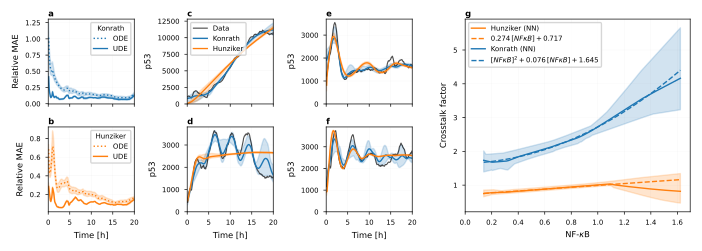

The script that saved this image:
import numpy as np
import matplotlib.pyplot as plt
from matplotlib.gridspec import GridSpec
from pathlib import Path

# ---------------------------------------------------------------------------
# Paths & config
# ---------------------------------------------------------------------------
project_root = Path(__file__).resolve().parents[3]
code_root    = project_root / "code"
exp_root     = code_root / "experiments"

RUNS = {
    "hunziker": {
        "ODE": exp_root / "ode_hunziker2010_uncertainty_2026-01-19_132644",
        "UDE": exp_root / "ude_hunziker2010_uncertainty_2026-01-20_181050",
    },
    "konrath": {
        "ODE": exp_root / "ode_konrath2020_uncertainty_2026-01-20_142837",
        "UDE": exp_root / "ude_konrath2020_uncertainty_2026-01-20_100950",
    },
}

TRUE_P53_PATH  = code_root / "real_data" / "p53intTNFGamma200framesDec2025.csv"
TIME_POINTS    = np.arange(0.1, 20.1, 0.1)   # 200 points, 0.1 h spacing

SAMPLE_INDICES  = (24, 47, 10, 35)            # four single cells shown across panels
DATASETS_BY_ROW = ["konrath", "hunziker"]     # row 0 = konrath, row 1 = hunziker
DATASET_LABELS  = {"hunziker": "Hunziker", "konrath": "Konrath"}

UDE_COLOR   = {"hunziker": "C1", "konrath": "C0"}
ODE_COLOR   = {"hunziker": "C1", "konrath": "C0"}#"k"
MODEL_LS    = {"UDE": "-",  "ODE": ":"}

CROSSTALK_COLOR = {"hunziker": "C0", "konrath": "C1"}
SR_FUNCS = {
    "hunziker": (r"$0.274\,[NF\kappa B] + 0.717$",
                 lambda x: 0.27438045 * x + 0.7170913),
    "konrath":  (r"$[NF\kappa B]^2 + 0.076\,[NF\kappa B] + 1.645$",
                 lambda x: (x + 0.076078266) * x + 1.6450808),
}

# ---------------------------------------------------------------------------
# Helpers
# ---------------------------------------------------------------------------

def _agg(paths, loader):
    arrays = [loader(p) for p in paths if p.exists()]
    arrays = [a for a in arrays if a is not None]
    if not arrays:
        return None
    min_len = min(a.shape[0] for a in arrays)
    return np.stack([a[:min_len] for a in arrays], axis=0)


def load_rmae(exp_dir: Path):
    true_data = np.loadtxt(TRUE_P53_PATH, delimiter=",")   # (T, N_cells)
    denom     = np.mean(np.abs(true_data), axis=1)         # (T,)

    def compute_rmae(p):
        pred = np.loadtxt(p, delimiter=",")                # (T, N_cells)
        mae  = np.mean(np.abs(true_data - pred), axis=1)  # (T,)
        return mae / denom                                 # (T,)

    paths = sorted(exp_dir.glob("run_seed_*/p53_generated.csv"))
    return _agg(paths, compute_rmae)


def load_p53(exp_dir: Path):
    paths = sorted(exp_dir.glob("run_seed_*/p53_generated.csv"))
    return _agg(paths, lambda p: np.loadtxt(p, delimiter=","))


def load_crosstalk(exp_dir: Path, n_grid: int = 500):
    import pandas as pd
    seed_dfs = []
    for csv in sorted(exp_dir.glob("run_seed_*/learned_crosstalk_factor_values.csv")):
        try:
            df = pd.read_csv(csv).sort_values("nfkb_flat")
            seed_dfs.append(df)
        except Exception:
            continue
    if not seed_dfs:
        return None, None
    x_min = min(d["nfkb_flat"].min() for d in seed_dfs)
    x_max = max(d["nfkb_flat"].max() for d in seed_dfs)
    x_grid = np.linspace(x_min, x_max, n_grid)
    ys = np.stack([
        np.interp(x_grid, d["nfkb_flat"].values, d["pred_synth_factor"].values)
        for d in seed_dfs
    ])
    return x_grid, ys


def plot_band(ax, x, data, color, ls, label, alpha=0.20):
    mean = data.mean(axis=0)
    lo   = np.percentile(data, 5,  axis=0)
    hi   = np.percentile(data, 95, axis=0)
    ax.plot(x, mean, color=color, ls=ls, lw=1, label=label)
    ax.fill_between(x, lo, hi, color=color, alpha=alpha)


# ---------------------------------------------------------------------------
# Figure
# ---------------------------------------------------------------------------
plt.rcParams.update({"font.size": 6, "axes.labelsize": 6, "axes.titlesize": 6,
                     "xtick.labelsize": 5, "ytick.labelsize": 5,
                     "legend.fontsize": 5, "lines.linewidth": 0.1})

plt.rcParams.update({"font.size": 6, "axes.labelsize": 6, "axes.titlesize": 6,
                     "xtick.labelsize": 5, "ytick.labelsize": 5,
                     "legend.fontsize": 5, "lines.linewidth": 0.1,
                     "axes.linewidth": 0.5,
                     "xtick.major.width": 0.5, "ytick.major.width": 0.5,
                     "xtick.major.size": 2,   "ytick.major.size": 2})

grid_keywords = {"ls": "-", "alpha": 0.1, "lw": 0.1, 'c': 'k'}

fig = plt.figure(figsize=(7.00787, 2.5))
gs  = GridSpec(2, 5, figure=fig,)# wspace=0.45, hspace=0.45)

ax_rmse_konrath  = fig.add_subplot(gs[0, 0])
ax_rmse_hunziker = fig.add_subplot(gs[1, 0])
ax_samples       = [fig.add_subplot(gs[i, j]) for i in range(2) for j in range(1, 3)]
ax_crosstalk     = fig.add_subplot(gs[:, -2:])

# ---------------------------------------------------------------------------
# RMSE panels
# ---------------------------------------------------------------------------
for dataset, ax in zip(DATASETS_BY_ROW, [ax_rmse_konrath, ax_rmse_hunziker]):
    for model, exp_dir in RUNS[dataset].items():
        data = load_rmae(exp_dir)
        if data is None:
            continue
        n_tp = data.shape[1]
        color = UDE_COLOR[dataset] if model == "UDE" else ODE_COLOR[dataset]
        plot_band(ax, TIME_POINTS[:n_tp], data,
                  color=color, ls=MODEL_LS[model], label=model)

    ax.set_xlim(0, 20)
    ax.set_ylabel("Relative MAE")
    #ax.set_ylim(bottom=0, top=1)
    ax.grid(True, **grid_keywords)
    ax.legend(loc="upper right", title=DATASET_LABELS[dataset], title_fontsize=5)
    if ax is ax_rmse_hunziker:
        ax.set_xlabel("Time [h]")
    else:
        ax.tick_params(labelbottom=False)

# ---------------------------------------------------------------------------
# Sample trajectory panels
# ---------------------------------------------------------------------------
true_p53 = np.loadtxt(TRUE_P53_PATH, delimiter=",")   # (200, 106)

# Pre-load UDE predictions for both datasets
ude_p53 = {dataset: load_p53(RUNS[dataset]["UDE"]) for dataset in ["konrath", "hunziker"]}

for panel_idx, sample_idx in enumerate(SAMPLE_INDICES):
    ax = ax_samples[panel_idx]

    ax.plot(TIME_POINTS, true_p53[:, sample_idx],
            color="k", lw=0.8, alpha=0.7, label="Data")

    for dataset in ["konrath", "hunziker"]:
        data = ude_p53[dataset]
        if data is None:
            continue
        cell = data[:, :, sample_idx]
        n_tp = cell.shape[1]
        plot_band(ax, TIME_POINTS[:n_tp], cell,
                  color=UDE_COLOR[dataset], ls="-", label=DATASET_LABELS[dataset])

    ax.set_xlim(0, 20)
    ax.set_ylim(bottom=0)
    ax.grid(True, **grid_keywords)

    if panel_idx >= 2:
        ax.set_xlabel("Time [h]")
    else:
        ax.tick_params(labelbottom=False)

    ax.set_ylabel("p53")


ax_samples[0].legend(loc="upper left")

# ---------------------------------------------------------------------------
# Crosstalk panel
# ---------------------------------------------------------------------------
for dataset in ["hunziker", "konrath"]:
    exp_dir = RUNS[dataset]["UDE"]
    color   = UDE_COLOR[dataset]
    label   = DATASET_LABELS[dataset]

    x_grid, ys = load_crosstalk(exp_dir)
    if x_grid is None:
        continue

    plot_band(ax_crosstalk, x_grid, ys,
              color=color, ls="-", label=f"{label} (NN)")

    sr_label, sr_fn = SR_FUNCS[dataset]
    ax_crosstalk.plot(x_grid, sr_fn(x_grid),
                      color=color, ls="--", lw=1, label=sr_label)

ax_crosstalk.set_xlabel(r"NF-$\kappa$B")
ax_crosstalk.set_ylabel("Crosstalk factor")
ax_crosstalk.legend(loc="upper left", ncol=1)
ax_crosstalk.grid(True, **grid_keywords)
ax_crosstalk.set_xlim(left=0)

# ---------------------------------------------------------------------------
# Panel labels  (order: a c e g / b d f)
# ---------------------------------------------------------------------------
_panel_axes = [
    ax_rmse_konrath,   # a
    ax_rmse_hunziker,  # b
    ax_samples[0],     # c
    ax_samples[2],     # d
    ax_samples[1],     # e
    ax_samples[3],     # f
    ax_crosstalk,      # g
]
for ax, label in zip(_panel_axes, "abcdefg"):
    ax.set_title(label, loc="left", fontsize=6, fontweight="bold", pad=2)

# ---------------------------------------------------------------------------
# Save
# ---------------------------------------------------------------------------
fig.tight_layout()
output_dir  = code_root / "plots" / "paper_plots"
output_dir.mkdir(parents=True, exist_ok=True)
output_path = output_dir / "real_data_big_figure.pdf"
fig.savefig(output_path, dpi=300, bbox_inches="tight")
print(f"Saved to {output_path}")
# plt.show()

# ---------------------------------------------------------------------------
# Summary statistics: mean rRMSE over ensemble and time
# ---------------------------------------------------------------------------
print("\n--- rMAE summary (mean ± std over ensemble members and time points) ---")
for dataset in ["konrath", "hunziker"]:
    for model in ["ODE", "UDE"]:
        data = load_rmae(RUNS[dataset][model])
        if data is None:
            print(f"{dataset.capitalize()} {model}: no data found")
            continue
        # Average over time for each ensemble member, then summarise across ensemble
        per_member = data.mean(axis=1)          # (n_ensemble,)
        grand_mean = per_member.mean()
        grand_std  = per_member.std()
        print(f"{dataset.capitalize()} {model}: {grand_mean:.4f} ± {grand_std:.4f}  "
              f"(n_ensemble={data.shape[0]}, n_timepoints={data.shape[1]})")
